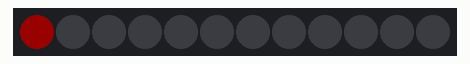
The program below on a simulated CircuitPython board. On the bench: 12 RGB LEDs in strip order, left to right. Dim RGB values are drawn brighter than linear.

Above: at 0.05 s.
At 2.36 s:
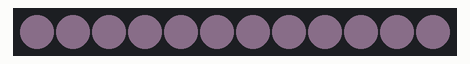
At 4.68 s:
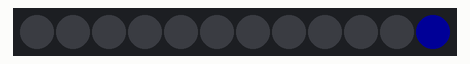
At 7.7 s:
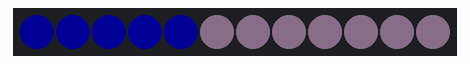
At 10.82 s:
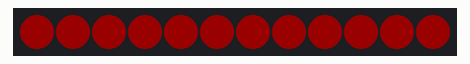
At 20.59 s:
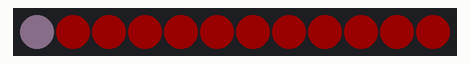

The program:

neopixel-wipe.py
```python
### neopixel-wipe v1.0
### CircuitPython (on Gemma M0) example for NeoPixel RGB LEDs
### This wipes a list of colours across the NeoPixels with some
### changes of direction.

### Tested with Gemma M0 and CircuitPython 3.1.2

### copy this file to Gemma M0 as code.py

### MIT License

### Copyright (c) 2019 Kevin J. Walters

### Permission is hereby granted, free of charge, to any person obtaining a copy
### of this software and associated documentation files (the "Software"), to deal
### in the Software without restriction, including without limitation the rights
### to use, copy, modify, merge, publish, distribute, sublicense, and/or sell
### copies of the Software, and to permit persons to whom the Software is
### furnished to do so, subject to the following conditions:

### The above copyright notice and this permission notice shall be included in all
### copies or substantial portions of the Software.

### THE SOFTWARE IS PROVIDED "AS IS", WITHOUT WARRANTY OF ANY KIND, EXPRESS OR
### IMPLIED, INCLUDING BUT NOT LIMITED TO THE WARRANTIES OF MERCHANTABILITY,
### FITNESS FOR A PARTICULAR PURPOSE AND NONINFRINGEMENT. IN NO EVENT SHALL THE
### AUTHORS OR COPYRIGHT HOLDERS BE LIABLE FOR ANY CLAIM, DAMAGES OR OTHER
### LIABILITY, WHETHER IN AN ACTION OF CONTRACT, TORT OR OTHERWISE, ARISING FROM,
### OUT OF OR IN CONNECTION WITH THE SOFTWARE OR THE USE OR OTHER DEALINGS IN THE
### SOFTWARE.

### For very simple example see
### https://learn.adafruit.com/adafruit-gemma-m0/circuitpython-dotstar

import board
import digitalio

import neopixel
import time
import random

numpix = 12  # Number of NeoPixels (e.g. 12-pixel ring)
pixpin = board.D0  # Pin where NeoPixels are connected
### Leave on default brightness of 1.0 and use dull colours
### to give better performance
strip = neopixel.NeoPixel(pixpin, numpix, auto_write=False)

#boardled = digitalio.DigitalInOut(board.D13)
#boardled.direction = digitalio.Direction.OUTPUT

black   = (0 ,0 ,0)
red     = (25,0 ,0)
green   = (0 ,20,0)
blue    = (0 ,0 ,22)
magenta = (15,0 ,14)
cyan    = (0 ,13,14)
yellow  = (15,13,0)
white   = (10,8,10)

### Wipe a colour across the RGB LEDs with some direction alternation
forwardWipe = True   ### controls the wipe direction
colourlist = [red, white, blue, black]
while True:
    for alternatingDirection in [False, False, True, True]:
        for colour in colourlist:
            ### Wipe the colour one pixel per loop
            for upto in range(0, numpix):
                if forwardWipe:
                    strip[upto] = colour
                else:
                    strip[numpix - upto - 1] = colour
                strip.show()
                time.sleep(0.1)  ### 100ms pause
            if alternatingDirection:
                forwardWipe = not forwardWipe
```

Measured:
- by itself, everything shown: repeats every 19.3 s, in 192 steps
